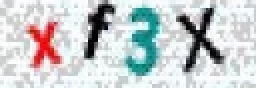
#> input picture captcha/vpp.png, 129 x 44 px, found by its file name (shown 2 times larger)
$ python Main.py
#> lines starting #> are read from the running program, lines starting #| are printed output that depends on the picture; after the words box and inside, x2 and y2 are one past the last pixel; in counts of white or black regions, pixels touching at a corner belong together
import cv2
import numpy as np

raw_img = cv2.imread('./captcha/vpp.png')
#> raw_img is the input picture: shape (44, 129, 3); mean B, G, R 204.9, 203.9, 199.6
img=cv2.cvtColor(raw_img, cv2.COLOR_BGR2GRAY)
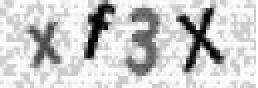
#> img: shape (44, 129) (shown 2 times larger); min 0, max 255, mean 202.7
_, img = cv2.threshold(img,1,255,cv2.THRESH_OTSU)
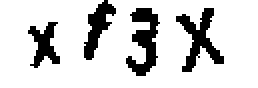
#> img: shape (44, 129) (shown 2 times larger); 82.7% white; 4 black regions, box (x1, y1, x2, y2) and area: (63, 4, 80, 38) 296, (88, 4, 112, 36) 292, (42, 0, 58, 30) 210, (14, 11, 30, 34) 182

kernel = np.ones([3,3])
img=cv2.dilate(img,kernel)
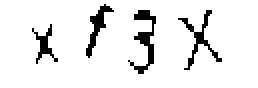
#> img: shape (44, 129) (shown 2 times larger); 91.8% white; 4 black regions

# img = cv2.erode(img,kernel)
contours, _ =cv2.findContours(img,cv2.RETR_TREE,cv2.CHAIN_APPROX_SIMPLE)
#> contours = 10 contours, 4 with area under 20; largest, box (x1, y1, x2, y2) and area: (0, 0, 129, 44) 5504, (66, 4, 79, 38) 198, (91, 4, 112, 36) 152, (42, 1, 58, 30) 143, (16, 11, 28, 33) 102, (88, 8, 98, 17) 32
areas=[]
for c in contours:
    area = cv2.contourArea(c)
    areas.append(area)
#> this loop made 10 passes
#> area on passes 6 to 10: 102, 32.5, 152.5, 197.5, 143
#> (c, area) on pass 1: ([[0, 0], [0, 43], [128, 43], [128, 0]], 5504)
#> after the loop, areas = [5504, 7, 2, 7, 4, 102, 32.5, 152.5, 197.5, 143]
areas = np.array(areas)
index = np.argsort(areas)[-5:-1]
#> index = [5, 9, 7, 8]
print(index)
#| [5 9 7 8]
topcontours =[]
for i in range(4):
    topcontours.append(contours[index[i]])
#> after the loop, topcontours = 4 contours; box (x1, y1, x2, y2) and area: (66, 4, 79, 38) 198, (91, 4, 112, 36) 152, (42, 1, 58, 30) 143, (16, 11, 28, 33) 102

for c in topcontours:
    x,y,w,h =cv2.boundingRect(c)
    cv2.rectangle(raw_img,[x,y],[x+w,y+h],[0,0,255],1)
#> this loop made 4 passes
#> (x, y, w, h) on passes 1 to 4: (16, 11, 12, 22), (42, 1, 16, 29), (91, 4, 21, 32), (66, 4, 13, 34)
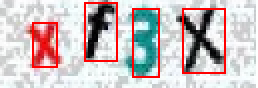
#> raw_img: shape (44, 129, 3) (shown 2 times larger); 6.31% of pixels changed, all inside (x1, y1, x2, y2) = (16, 1, 113, 39)
cv2.imshow('vpp' ,raw_img)
cv2.waitKey(0)
